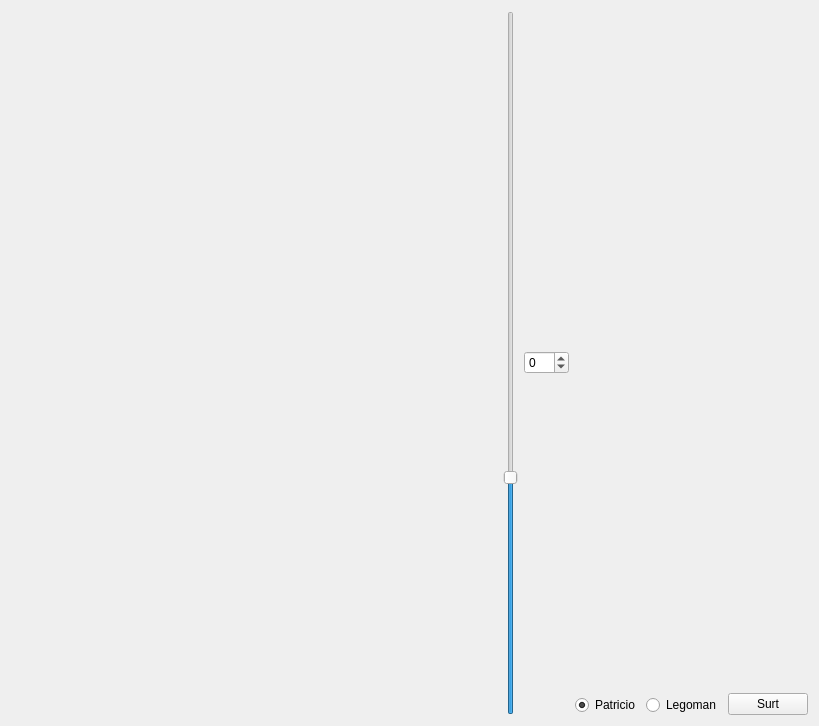
<?xml version="1.0" encoding="UTF-8"?>
<ui version="4.0">
 <class>MyForm</class>
 <widget class="QWidget" name="MyForm">
  <property name="geometry">
   <rect>
    <x>0</x>
    <y>0</y>
    <width>819</width>
    <height>726</height>
   </rect>
  </property>
  <property name="windowTitle">
   <string>IDI-Lab</string>
  </property>
  <layout class="QHBoxLayout" name="horizontalLayout">
   <item>
    <widget class="MyGLWidget" name="widget" native="true">
     <property name="sizePolicy">
      <sizepolicy hsizetype="Expanding" vsizetype="Expanding">
       <horstretch>0</horstretch>
       <verstretch>0</verstretch>
      </sizepolicy>
     </property>
     <property name="minimumSize">
      <size>
       <width>50</width>
       <height>50</height>
      </size>
     </property>
    </widget>
   </item>
   <item>
    <widget class="QSlider" name="verticalSlider">
     <property name="minimum">
      <number>-30</number>
     </property>
     <property name="maximum">
      <number>60</number>
     </property>
     <property name="orientation">
      <enum>Qt::Orientation::Vertical</enum>
     </property>
    </widget>
   </item>
   <item>
    <widget class="QSpinBox" name="spinBox">
     <property name="minimum">
      <number>-30</number>
     </property>
     <property name="maximum">
      <number>60</number>
     </property>
    </widget>
   </item>
   <item alignment="Qt::AlignmentFlag::AlignBottom">
    <widget class="QRadioButton" name="radioButton">
     <property name="text">
      <string>Patricio</string>
     </property>
     <property name="checked">
      <bool>true</bool>
     </property>
    </widget>
   </item>
   <item alignment="Qt::AlignmentFlag::AlignBottom">
    <widget class="QRadioButton" name="radioButton_2">
     <property name="text">
      <string>Legoman</string>
     </property>
    </widget>
   </item>
   <item alignment="Qt::AlignmentFlag::AlignBottom">
    <widget class="QPushButton" name="pushButton">
     <property name="text">
      <string>Surt</string>
     </property>
    </widget>
   </item>
   <item>
    <layout class="QGridLayout" name="gridLayout_2"/>
   </item>
  </layout>
 </widget>
 <customwidgets>
  <customwidget>
   <class>MyGLWidget</class>
   <extends>QWidget</extends>
   <header>MyGLWidget.h</header>
   <container>1</container>
   <slots>
    <slot>canvia_FOV(int)</slot>
    <slot>canvia_VAO(bool)</slot>
   </slots>
  </customwidget>
 </customwidgets>
 <resources/>
 <connections>
  <connection>
   <sender>pushButton</sender>
   <signal>clicked()</signal>
   <receiver>MyForm</receiver>
   <slot>close()</slot>
   <hints>
    <hint type="sourcelabel">
     <x>777</x>
     <y>698</y>
    </hint>
    <hint type="destinationlabel">
     <x>777</x>
     <y>641</y>
    </hint>
   </hints>
  </connection>
  <connection>
   <sender>spinBox</sender>
   <signal>valueChanged(int)</signal>
   <receiver>verticalSlider</receiver>
   <slot>setValue(int)</slot>
   <hints>
    <hint type="sourcelabel">
     <x>553</x>
     <y>373</y>
    </hint>
    <hint type="destinationlabel">
     <x>501</x>
     <y>315</y>
    </hint>
   </hints>
  </connection>
  <connection>
   <sender>verticalSlider</sender>
   <signal>valueChanged(int)</signal>
   <receiver>spinBox</receiver>
   <slot>setValue(int)</slot>
   <hints>
    <hint type="sourcelabel">
     <x>501</x>
     <y>460</y>
    </hint>
    <hint type="destinationlabel">
     <x>553</x>
     <y>373</y>
    </hint>
   </hints>
  </connection>
  <connection>
   <sender>verticalSlider</sender>
   <signal>valueChanged(int)</signal>
   <receiver>widget</receiver>
   <slot>canvia_FOV(int)</slot>
   <hints>
    <hint type="sourcelabel">
     <x>501</x>
     <y>369</y>
    </hint>
    <hint type="destinationlabel">
     <x>480</x>
     <y>341</y>
    </hint>
   </hints>
  </connection>
  <connection>
   <sender>spinBox</sender>
   <signal>valueChanged(int)</signal>
   <receiver>widget</receiver>
   <slot>canvia_FOV(int)</slot>
   <hints>
    <hint type="sourcelabel">
     <x>553</x>
     <y>373</y>
    </hint>
    <hint type="destinationlabel">
     <x>480</x>
     <y>374</y>
    </hint>
   </hints>
  </connection>
  <connection>
   <sender>radioButton</sender>
   <signal>toggled(bool)</signal>
   <receiver>widget</receiver>
   <slot>canvia_VAO(bool)</slot>
   <hints>
    <hint type="sourcelabel">
     <x>590</x>
     <y>701</y>
    </hint>
    <hint type="destinationlabel">
     <x>423</x>
     <y>672</y>
    </hint>
   </hints>
  </connection>
  <connection>
   <sender>radioButton_2</sender>
   <signal>toggled(bool)</signal>
   <receiver>widget</receiver>
   <slot>canvia_VAO(bool)</slot>
   <hints>
    <hint type="sourcelabel">
     <x>667</x>
     <y>699</y>
    </hint>
    <hint type="destinationlabel">
     <x>454</x>
     <y>640</y>
    </hint>
   </hints>
  </connection>
 </connections>
</ui>
